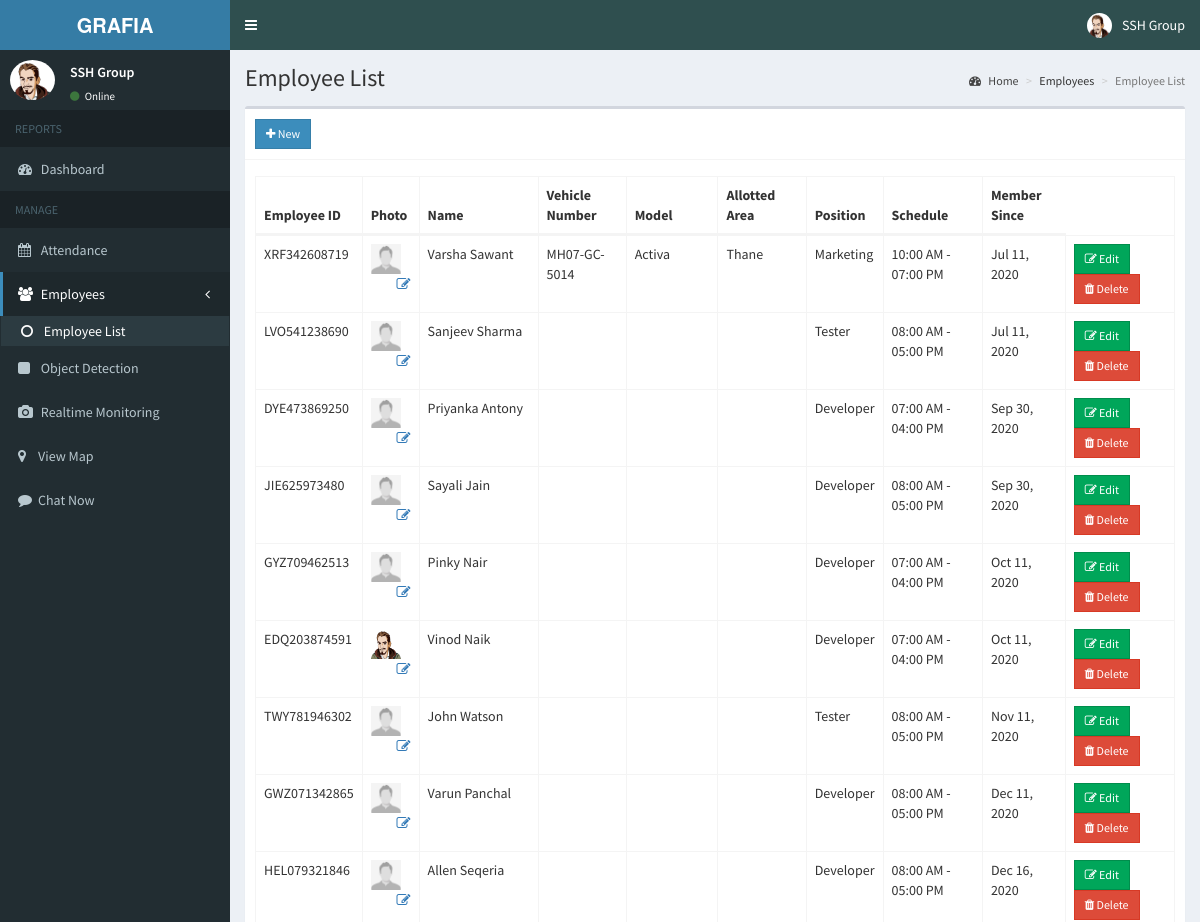
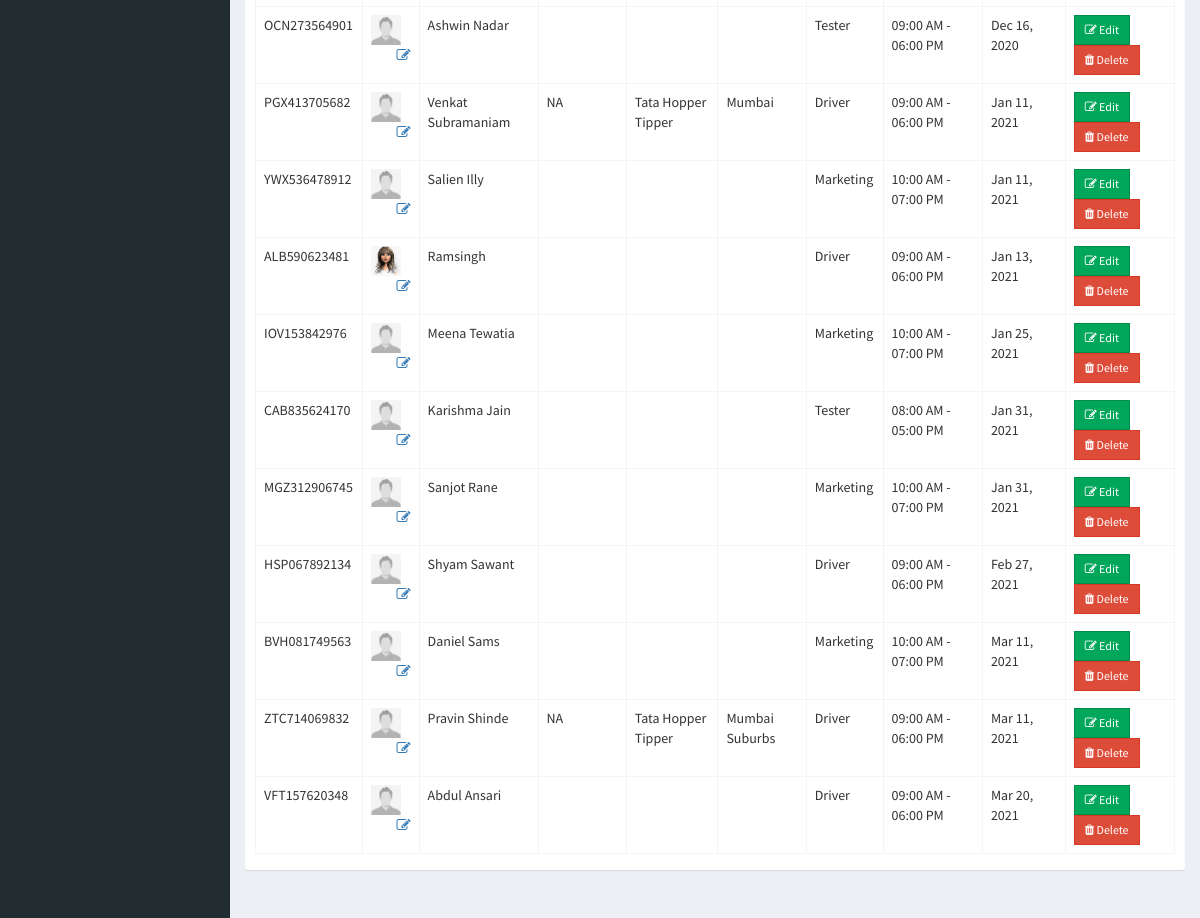
Screenshot of /admin/employee.php (signed in) with the database file from the repository (2 pictures, top to bottom).
### tables this page shows
CREATE TABLE `employees` (
  `id` int(11) NOT NULL,
  `employee_id` varchar(15) NOT NULL,
  `firstname` varchar(50) NOT NULL,
  `lastname` varchar(50) NOT NULL,
  `vehicle_number` varchar(20) NOT NULL,
  `model` varchar(20) NOT NULL,
  `allotted_area` varchar(20) NOT NULL,
  `address` text NOT NULL,
  `birthdate` date NOT NULL,
  `contact_info` varchar(100) NOT NULL,
  `gender` varchar(10) NOT NULL,
  `position_id` int(11) NOT NULL,
  `schedule_id` int(11) NOT NULL,
  `photo` varchar(200) NOT NULL,
  `created_on` date NOT NULL
);

CREATE TABLE `position` (
  `id` int(11) NOT NULL,
  `description` varchar(150) NOT NULL,
  `rate` double NOT NULL
);

CREATE TABLE `schedules` (
  `id` int(11) NOT NULL,
  `time_in` time NOT NULL,
  `time_out` time NOT NULL
);

### admin/includes/session.php (called while the page is built, shortened)
<?php
	include 'includes/conn.php';
	$sql = "SELECT * FROM admin WHERE id = '".$_SESSION['admin']."'";
	$query = $conn->query($sql);
	$user = $query->fetch_assoc();
?>

### admin/employee.php (the view, shortened to what this page needs)
<?php include 'includes/session.php'; ?>
<?php include 'includes/header.php'; ?>
<body class="hold-transition skin-blue sidebar-mini">
<div class="wrapper">
  <?php include 'includes/navbar.php'; ?>
  <?php include 'includes/menubar.php'; ?>
  <div class="content-wrapper">
    <section class="content-header">
      <h1>
        Employee List
      </h1>
      <ol class="breadcrumb">
        <li><a href="#"><i class="fa fa-dashboard"></i> Home</a></li>
        <li>Employees</li>
        <li class="active">Employee List</li>
      </ol>
    </section>
    <section class="content">
      <div class="row">
        <div class="col-xs-12">
          <div class="box">
            <div class="box-header with-border">
               <a href="#addnew" data-toggle="modal" class="btn btn-primary btn-sm btn-flat"><i class="fa fa-plus"></i> New</a>
            </div>
            <div class="box-body">
              <table id="example1" class="table table-bordered">
                <thead>
                  <th>Employee ID</th>
                  <th>Photo</th>
                  <th>Name</th>
                  <th>Vehicle Number</th>
                  <th>Model</th>
                  <th>Allotted Area</th>
                  <th>Position</th>
                  <th>Schedule</th>
                  <th>Member Since</th>
                </thead>
                <tbody>
                  <?php
                    $sql = "SELECT *, employees.id AS empid FROM employees LEFT JOIN position ON position.id=employees.position_id LEFT JOIN schedules ON schedules.id=employees.schedule_id";
                    $query = $conn->query($sql);
                    while($row = $query->fetch_assoc()){
                      ?>
                        <tr>
                          <td><?php echo $row['employee_id']; ?></td>
                          <td><img src="<?php echo (!empty($row['photo']))? '../images/'.$row['photo']:'../images/profile.jpg'; ?>" width="30px" height="30px"> <a href="#edit_photo" data-toggle="modal" class="pull-right photo" data-id="<?php echo $row['empid']; ?>"><span class="fa fa-edit"></span></a></td>
                          <td><?php echo $row['firstname'].' '.$row['lastname']; ?></td>
                          <td><?php echo $row['vehicle_number']; ?></td>
                          <td><?php echo $row['model']; ?></td>
                          <td><?php echo $row['allotted_area']; ?></td>
                          <td><?php echo $row['description']; ?></td>
                          <td><?php echo date('h:i A', strtotime($row['time_in'])).' - '.date('h:i A', strtotime($row['time_out'])); ?></td>
                          <td><?php echo date('M d, Y', strtotime($row['created_on'])) ?></td>
                          <td>
                          <button class="btn btn-success btn-sm edit btn-flat" data-id="<?php echo $row['empid']; ?>"><i class="fa fa-edit"></i> Edit</button>
                            <button class="btn btn-danger btn-sm delete btn-flat" data-id="<?php echo $row['empid']; ?>"><i class="fa fa-trash"></i> Delete</button>
                          </td>
                        </tr>
                      <?php
                    }
                  ?>
                </tbody>
              </table>
            </div>
          </div>
        </div>
      </div>
    </section>
  </div>
  <?php include 'includes/employee_modal.php'; ?>
</body>
</html>

### admin/includes/header.php (shortened to what this page needs)
<!DOCTYPE html>
<html>
<head>
  	<link rel="stylesheet" href="../bower_components/bootstrap/dist/css/bootstrap.min.css">
  	<link rel="stylesheet" href="../bower_components/font-awesome/css/font-awesome.min.css">
  	<link rel="stylesheet" href="../bower_components/Ionicons/css/ionicons.min.css">
    <link rel="stylesheet" href="../dist/css/AdminLTE.min.css">
    <link rel="stylesheet" href="../bower_components/datatables.net-bs/css/dataTables.bootstrap.min.css">
    <link rel="stylesheet" href="../bower_components/bootstrap-daterangepicker/daterangepicker.css">
    <link rel="stylesheet" href="../plugins/timepicker/bootstrap-timepicker.min.css">
    <link rel="stylesheet" href="../bower_components/bootstrap-datepicker/dist/css/bootstrap-datepicker.min.css">
    <link rel="stylesheet" href="../dist/css/skins/_all-skins.min.css">
</head>

### admin/includes/navbar.php (shortened to what this page needs)
<header class="main-header">
    <a href="home.php" class="logo">
      <span class="logo-lg"><b>GRAFIA</b></span>
    </a>
    <nav class="navbar navbar-static-top">
      <a href="#" class="sidebar-toggle" data-toggle="push-menu" role="button">
      </a>
      <div class="navbar-custom-menu">
        <ul class="nav navbar-nav">
          <li class="dropdown user user-menu">
            <a href="#" class="dropdown-toggle" data-toggle="dropdown">
              <img src="<?php echo (!empty($user['photo'])) ? '../images/'.$user['photo'] : '../images/profile.jpg'; ?>" class="user-image" alt="User Image">
              <span class="hidden-xs"><?php echo $user['firstname'].' '.$user['lastname']; ?></span>
            </a>
          </li>
        </ul>
      </div>
    </nav>
  </header>

### admin/includes/menubar.php
<aside class="main-sidebar">
    <section class="sidebar">
      <div class="user-panel">
        <div class="pull-left image">
          <img src="<?php echo (!empty($user['photo'])) ? '../images/'.$user['photo'] : '../images/profile.jpg'; ?>" class="img-circle" alt="User Image">
        </div>
        <div class="pull-left info">
          <p><?php echo $user['firstname'].' '.$user['lastname']; ?></p>
          <a><i class="fa fa-circle text-success"></i> Online</a>
        </div>
      </div>
      <ul class="sidebar-menu" data-widget="tree">
        <li class="header">REPORTS</li>
        <li class=""><a href="home.php"><i class="fa fa-dashboard"></i> <span>Dashboard</span></a></li>
        <li class="header">MANAGE</li>
        <li><a href="attendance.php"><i class="fa fa-calendar"></i> <span>Attendance</span></a></li>
        <li class="treeview">
          <a href="#">
            <i class="fa fa-users"></i>
            <span>Employees</span>
            <span class="pull-right-container">
              <i class="fa fa-angle-left pull-right"></i>
            </span>
          </a>
          <ul class="treeview-menu">
            <li><a href="employee.php"><i class="fa fa-circle-o"></i> Employee List</a></li>
          </ul>
        </li>
        <li><a href="http://b7c29ad760cd.ngrok.io/"><i class="fa fa-square"></i> Object Detection</a></li>
        <li><a href="live.php"><i class="fa fa-camera"></i> Realtime Monitoring</a></li>
		<li><a href="https://www.google.com/maps/d/u/0/edit?mid=1_5oYuj1XbOxaTwl1CRDy_oin6OgW_XH4&ll=19.188861151628245%2C72.95693217235639&z=12"><i class="fa fa-map-marker"></i>View Map</a></li>
		<li><a href="chat.php"><i class="fa fa-comment"></i>Chat Now</a></li>
      </ul>
    </section>
  </aside>

### admin/includes/employee_modal.php (shortened to what this page needs)
</div>

### rows the page displays
employees: employee "XRF342608719", photo (placeholder picture), firstname "Varsha", lastname "Sawant", vehicle_number "MH07-GC-5014", model "Activa", allotted_area "Thane", position.description "Marketing", schedule.time_in "10:00 AM", schedule.time_out "07:00 PM", created_on "Jul 11, 2020"
employees: employee "LVO541238690", photo (placeholder picture), firstname "Sanjeev", lastname "Sharma", position.description "Tester", schedule.time_in "08:00 AM", schedule.time_out "05:00 PM", created_on "Jul 11, 2020"
employees: employee "DYE473869250", firstname "Priyanka", lastname "Antony", position.description "Developer", schedule.time_in "07:00 AM", schedule.time_out "04:00 PM", created_on "Sep 30, 2020"
employees: employee "JIE625973480", firstname "Sayali", lastname "Jain", position.description "Developer", schedule.time_in "08:00 AM", schedule.time_out "05:00 PM", created_on "Sep 30, 2020"
employees: employee "GYZ709462513", firstname "Pinky", lastname "Nair", position.description "Developer", schedule.time_in "07:00 AM", schedule.time_out "04:00 PM", created_on "Oct 11, 2020"
employees: employee "EDQ203874591", photo (picture), firstname "Vinod", lastname "Naik", position.description "Developer", schedule.time_in "07:00 AM", schedule.time_out "04:00 PM", created_on "Oct 11, 2020"
employees: employee "TWY781946302", photo (placeholder picture), firstname "John", lastname "Watson", position.description "Tester", schedule.time_in "08:00 AM", schedule.time_out "05:00 PM", created_on "Nov 11, 2020"
employees: employee "GWZ071342865", photo (placeholder picture), firstname "Varun", lastname "Panchal", position.description "Developer", schedule.time_in "08:00 AM", schedule.time_out "05:00 PM", created_on "Dec 11, 2020"
employees: employee "HEL079321846", photo (placeholder picture), firstname "Allen", lastname "Seqeria", position.description "Developer", schedule.time_in "08:00 AM", schedule.time_out "05:00 PM", created_on "Dec 16, 2020"
employees: employee "OCN273564901", photo (placeholder picture), firstname "Ashwin", lastname "Nadar", position.description "Tester", schedule.time_in "09:00 AM", schedule.time_out "06:00 PM", created_on "Dec 16, 2020"
employees: employee "PGX413705682", photo (placeholder picture), firstname "Venkat", lastname "Subramaniam", vehicle_number "NA", model "Tata Hopper Tipper", allotted_area "Mumbai", position.description "Driver", schedule.time_in "09:00 AM", schedule.time_out "06:00 PM", created_on "Jan 11, 2021"
employees: employee "YWX536478912", photo (placeholder picture), firstname "Salien", lastname "Illy", position.description "Marketing", schedule.time_in "10:00 AM", schedule.time_out "07:00 PM", created_on "Jan 11, 2021"
employees: employee "ALB590623481", photo (picture), firstname "Ramsingh", position.description "Driver", schedule.time_in "09:00 AM", schedule.time_out "06:00 PM", created_on "Jan 13, 2021"
employees: employee "IOV153842976", photo (placeholder picture), firstname "Meena", lastname "Tewatia", position.description "Marketing", schedule.time_in "10:00 AM", schedule.time_out "07:00 PM", created_on "Jan 25, 2021"
employees: employee "CAB835624170", photo (placeholder picture), firstname "Karishma", lastname "Jain", position.description "Tester", schedule.time_in "08:00 AM", schedule.time_out "05:00 PM", created_on "Jan 31, 2021"
employees: employee "MGZ312906745", photo (placeholder picture), firstname "Sanjot", lastname "Rane", position.description "Marketing", schedule.time_in "10:00 AM", schedule.time_out "07:00 PM", created_on "Jan 31, 2021"
employees: employee "HSP067892134", photo (placeholder picture), firstname "Shyam", lastname "Sawant", position.description "Driver", schedule.time_in "09:00 AM", schedule.time_out "06:00 PM", created_on "Feb 27, 2021"
employees: employee "BVH081749563", photo (placeholder picture), firstname "Daniel", lastname "Sams", position.description "Marketing", schedule.time_in "10:00 AM", schedule.time_out "07:00 PM", created_on "Mar 11, 2021"
employees: employee "ZTC714069832", photo (placeholder picture), firstname "Pravin", lastname "Shinde", vehicle_number "NA", model "Tata Hopper Tipper", allotted_area "Mumbai Suburbs", position.description "Driver", schedule.time_in "09:00 AM", schedule.time_out "06:00 PM", created_on "Mar 11, 2021"
employees: employee "VFT157620348", photo (placeholder picture), firstname "Abdul", lastname "Ansari", position.description "Driver", schedule.time_in "09:00 AM", schedule.time_out "06:00 PM", created_on "Mar 20, 2021"

### other values shown
$user['firstname'] "SSH"
$user['lastname'] "Group"
